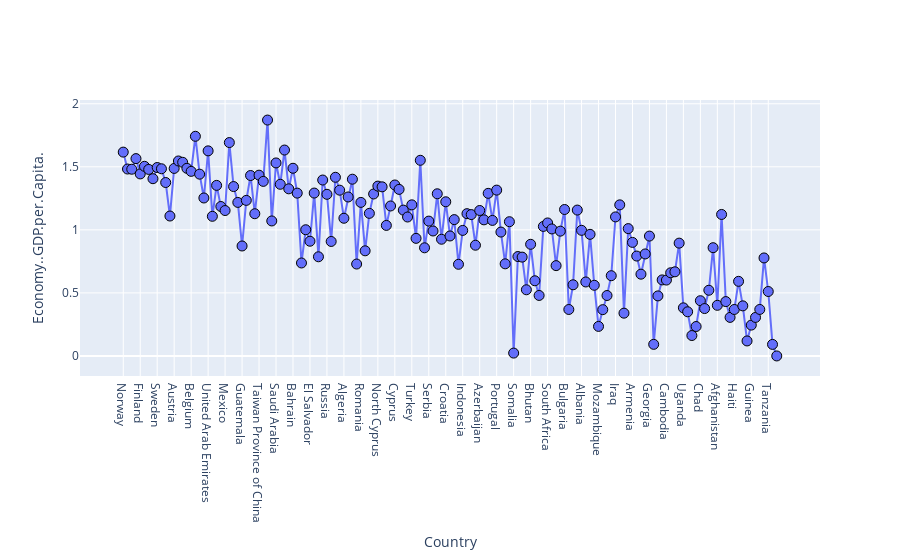

Here is the notebook cell this chart was saved with:
### Markdown cell above
Observation Results:


1. Happiness rank variable is rank of the country based on the Happiness Score. 

2. Top 10 list: Norway, Denmark, Iceland, Switzerland, Finland, Netherlands, Canada, New Zealand, Australia, Sweden. 

3. Bottom 10 list: Yemen, South Sudan, Liberia, Guinea, Togo, Rwanda, Syria, Tanzania, Burundi, Central African Republic.

### Code cell
#Graph of Economy.GDP.per.Capita. score according to countries 
graph(data_2017["Country"], data_2017["Economy..GDP.per.Capita."], "Country", "Economy..GDP.per.Capita.")

### Figure 1 — Plotly figure (JSON) as saved in the notebook; plotly's stock layout.template omitted (floating-point values rounded to 4 significant figures; data arrays with more than 128 entries replaced by an {"elided": "..."} marker saying what was removed)
{"data": [{"marker": {"line": {"color": "rgb(0, 0, 0)", "width": 1}, "size": 10}, "mode": "markers+lines", "type": "scatter", "x": {"elided": "155 str values"}, "y": {"elided": "155 float values"}}], "layout": {"xaxis": {"title": {"text": "Country"}}, "yaxis": {"title": {"text": "Economy..GDP.per.Capita."}}}}
